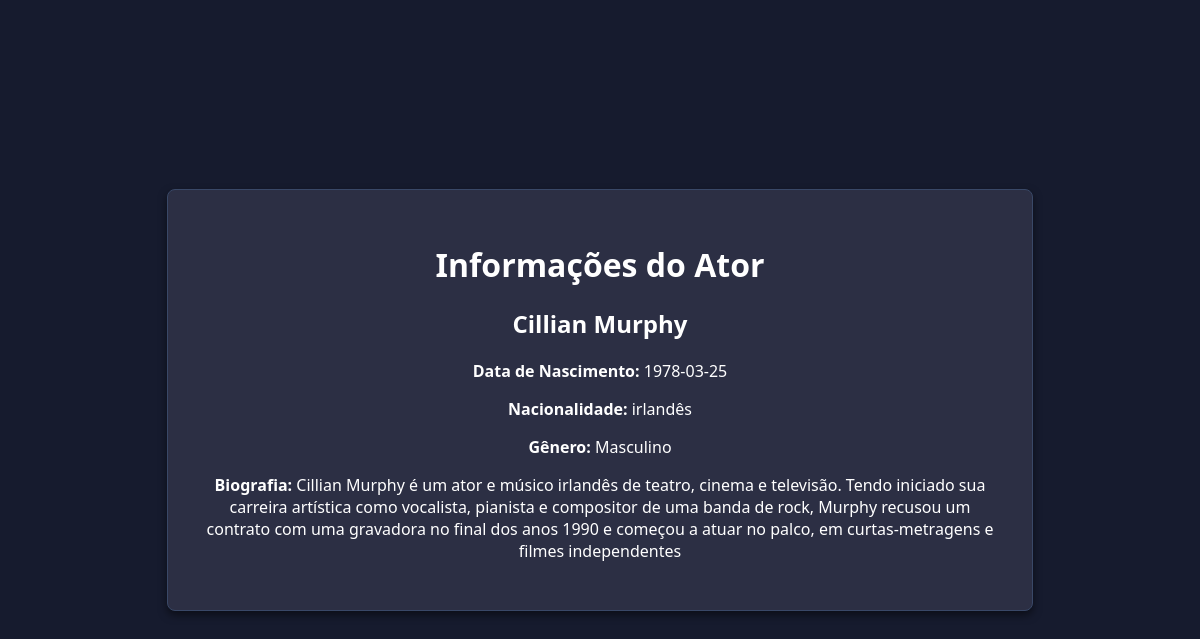
The page /src/detalhes_ator.php?id=4 on the database its author committed.
### tables this page shows
CREATE TABLE Atores (
    ID INT PRIMARY KEY AUTO_INCREMENT,
    Nome VARCHAR(255) NOT NULL,
    DataNascimento DATE,
    Nacionalidade VARCHAR(50),
    Genero VARCHAR(20),
    Biografia TEXT
);

### src/detalhes_ator.php (the view, shortened to what this page needs)
<!DOCTYPE html>
<html lang="pt-br">
<head>
</head>
<body>
  <div class="container">
    <h1>Informações do Ator</h1>
    <div id="actor-details">
      <?php
        $servername = "localhost";
        $username = "cadastrados";
        $password = "123";
        $dbname = "CADASTRO";
        $conn = new mysqli($servername, $username, $password, $dbname);
        $ator_id = isset($_GET['id']) ? $_GET['id'] : null;
        if ($ator_id) {
          $stmt_ator = $conn->prepare("SELECT Nome, DataNascimento, Nacionalidade, Genero, Biografia FROM Atores WHERE ID = ?");
          $stmt_ator->bind_param("i", $ator_id);
          $stmt_ator->execute();
          $result_ator = $stmt_ator->get_result();
          if ($result_ator->num_rows > 0) {
            $ator = $result_ator->fetch_assoc();
            echo "
              <h2>{$ator['Nome']}</h2>
              <p><strong>Data de Nascimento:</strong> {$ator['DataNascimento']}</p>
              <p><strong>Nacionalidade:</strong> {$ator['Nacionalidade']}</p>
              <p><strong>Gênero:</strong> {$ator['Genero']}</p>
              <p><strong>Biografia:</strong> {$ator['Biografia']}</p>
            ";
          } else {
            echo "<p>Ator não encontrado</p>";
          }
        }
      ?>
    </div>
  </div>
</body>
</html>

### src/detalhes_ator.php (style rules this page uses)
body { font-family: 'Segoe UI', Tahoma, Geneva, Verdana, sans-serif; background-color: #161b2e; color: #ffffff; margin: 0; padding: 0; display: flex; align-items: center; justify-content: center; min-height: 100vh; }
.container { background-color: #2c2f44; border: 1px solid #394867; border-radius: 8px; padding: 2em; width: 80%; max-width: 800px; box-shadow: 0 4px 8px rgba(0, 0, 0, 0.5); text-align: center; }

### rows shown on the page
atores: Nome "Cillian Murphy", DataNascimento "1978-03-25", Nacionalidade "irlandês", Genero "Masculino", Biografia "Cillian Murphy é um ator e músico irlandês de teatro, cinema e televisão. Tendo iniciado sua carreira artística como vocalista, pianista e compositor de uma banda de rock, Murphy recusou um contrato com uma gravadora no final dos anos 1990 e começou a atuar no palco, em curtas-metragens e filmes independentes"
